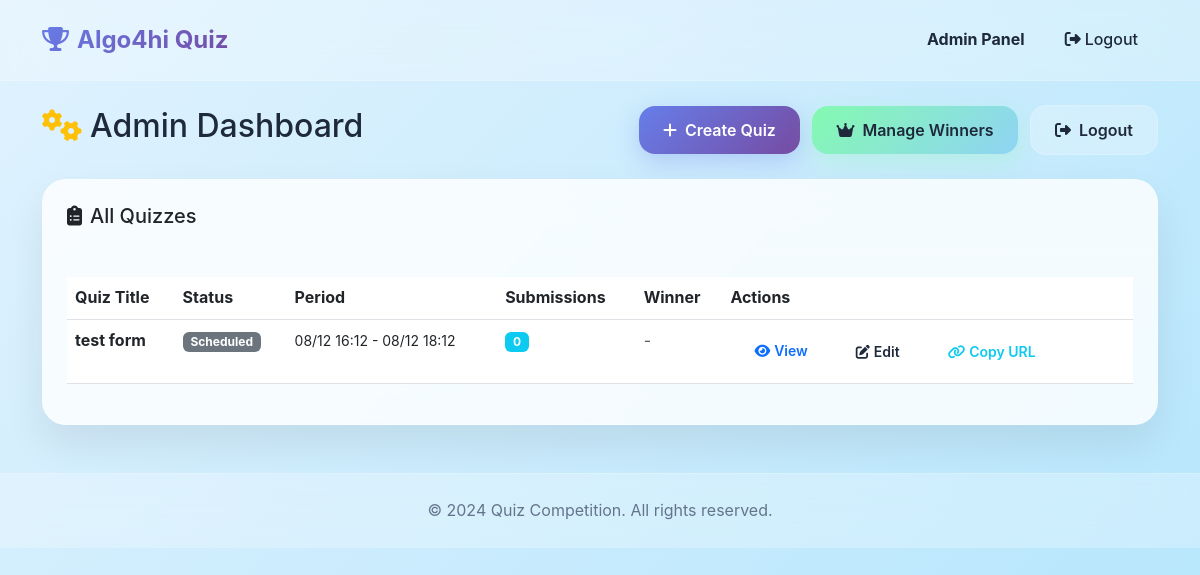
The app's page /admin/dashboard (signed in) with its own data.
### models.py (models this page shows)
class Quiz(db.Model):
    id = db.Column(db.Integer, primary_key=True)
    title = db.Column(db.String(200), nullable=False)
    start_time = db.Column(db.DateTime, nullable=False)
    end_time = db.Column(db.DateTime, nullable=False)
    question1 = db.Column(db.Text, nullable=False)
    question1_options = db.Column(db.JSON, nullable=False)  # List of options (2-6)
    question1_correct = db.Column(db.Integer, nullable=False)  # Index of correct answer
    question2 = db.Column(db.Text, nullable=False)
    question2_options = db.Column(db.JSON, nullable=False)  # List of options (2-6)
    question2_correct = db.Column(db.Integer, nullable=False)  # Index of correct answer
    is_locked = db.Column(db.Boolean, default=False)
    results_published = db.Column(db.Boolean, default=False)
    winner_id = db.Column(db.Integer, db.ForeignKey('user.id'), nullable=True)
    quiz_url = db.Column(db.String(100), unique=True, nullable=True)  # Unique URL for direct access
    created_at = db.Column(db.DateTime, default=datetime.utcnow)
    submissions = db.relationship('QuizSubmission', backref='quiz', lazy=True)
    winner = db.relationship('User', foreign_keys=[winner_id])

### admin_routes.py (the view)
    def admin_decorated_function(*args, **kwargs):
        if not session.get('admin_logged_in'):
            flash('Admin access required.', 'danger')
            return redirect(url_for('admin_login'))
        return f(*args, **kwargs)

### admin_routes.py (called while the page is built)
def admin_required(f):
    def admin_decorated_function(*args, **kwargs):
        if not session.get('admin_logged_in'):
            flash('Admin access required.', 'danger')
            return redirect(url_for('admin_login'))
        return f(*args, **kwargs)
    admin_decorated_function.__name__ = f.__name__
    return admin_decorated_function

@app.route('/admin/dashboard')
@admin_required
def admin_dashboard():
    quizzes = Quiz.query.order_by(Quiz.created_at.desc()).all()
    now = datetime.utcnow()
    return render_template('admin_dashboard.html', quizzes=quizzes, now=now)

### templates/admin_dashboard.html (shortened to what this page needs)
{% extends "base.html" %}
{% block content %}
<div class="row">
    <div class="col-12">
        <div class="d-flex justify-content-between align-items-center mb-4">
            <h2>
                <i class="fas fa-cogs me-2 text-warning"></i>Admin Dashboard
            </h2>
            <div>
                <a href="{{ url_for('create_quiz') }}" class="btn btn-primary me-2">
                    <i class="fas fa-plus me-2"></i>Create Quiz
                </a>
                <a href="{{ url_for('manage_winners') }}" class="btn btn-success me-2">
                    <i class="fas fa-crown me-2"></i>Manage Winners
                </a>
                <a href="{{ url_for('admin_logout') }}" class="btn btn-outline-secondary">
                    <i class="fas fa-sign-out-alt me-2"></i>Logout
                </a>
            </div>
        </div>
        <div class="card">
            <div class="card-header">
                <h5 class="mb-0">
                    <i class="fas fa-clipboard-list me-2"></i>All Quizzes
                </h5>
            </div>
            <div class="card-body">
                {% if quizzes %}
                    <div class="table-responsive">
                        <table class="table table-hover">
                            <thead>
                                <tr>
                                    <th>Quiz Title</th>
                                    <th>Status</th>
                                    <th>Period</th>
                                    <th>Submissions</th>
                                    <th>Winner</th>
                                    <th>Actions</th>
                                </tr>
                            </thead>
                            <tbody>
                                {% for quiz in quizzes %}
                                    <tr>
                                        <td>
                                            <strong>{{ quiz.title }}</strong>
                                        </td>
                                        <td>
                                            {% if quiz.is_locked %}
                                                {% if quiz.results_published %}
                                                    <span class="badge bg-success">Published</span>
                                                {% else %}
                                                    <span class="badge bg-warning">Locked</span>
                                                {% endif %}
                                            {% elif now < quiz.start_time %}
                                                <span class="badge bg-secondary">Scheduled</span>
                                            {% elif now <= quiz.end_time %}
                                                <span class="badge bg-primary">Active</span>
                                            {% else %}
                                                <span class="badge bg-dark">Ended</span>
                                            {% endif %}
                                        </td>
                                        <td>
                                            <small>
                                                {{ quiz.start_time.strftime('%m/%d %H:%M') }} -
                                                {{ quiz.end_time.strftime('%m/%d %H:%M') }}
                                            </small>
                                        </td>
                                        <td>
                                            <span class="badge bg-info">{{ quiz.submissions|length }}</span>
                                        </td>
                                        <td>
                                            {% if quiz.winner %}
                                                <span class="text-success">
                                                    <i class="fas fa-crown me-1"></i>{{ quiz.winner.name }}
                                                </span>
                                            {% else %}
                                                <span class="text-muted">-</span>
                                            {% endif %}
                                        </td>
                                        <td>
                                            <div class="btn-group btn-group-sm">
                                                <a href="{{ url_for('view_submissions', quiz_id=quiz.id) }}"
                                                   class="btn btn-outline-primary">
                                                    <i class="fas fa-eye me-1"></i>View
                                                </a>
                                                <a href="{{ url_for('edit_quiz', quiz_id=quiz.id) }}"
                                                   class="btn btn-outline-secondary">
                                                    <i class="fas fa-edit me-1"></i>Edit
                                                </a>
                                                {% if quiz.quiz_url %}
                                                <button class="btn btn-outline-info" onclick="copyQuizUrl('{{ request.host_url }}q/{{ quiz.quiz_url }}')">
                                                    <i class="fas fa-link me-1"></i>Copy URL
                                                </button>
                                                {% endif %}
                                            </div>
                                        </td>
                                    </tr>
                                {% endfor %}
                            </tbody>
                        </table>
                    </div>
                {% endif %}
            </div>
        </div>
    </div>
</div>
{% endblock %}

### templates/base.html (style rules this page uses)
:root { --glass-bg: rgba(255, 255, 255, 0.25); --glass-border: rgba(255, 255, 255, 0.18); --glass-shadow: 0 8px 32px 0 rgba(31, 38, 135, 0.37); --primary-gradient: linear-gradient(135deg, #667eea 0%, #764ba2 100%); --secondary-gradient: linear-gradient(135deg, #f093fb 0%, #f5576c 100%); --accent-color: #6366f1; --text-primary: #1e293b; --text-secondary: #64748b; --bg-primary: linear-gradient(135deg, #e0f2fe 0%, #b3e5fc 100%); --card-bg: rgba(255, 255, 255, 0.8); }
* { margin: 0; padding: 0; box-sizing: border-box; }
body { font-family: -apple-system, BlinkMacSystemFont, 'Segoe UI', Roboto, Oxygen, Ubuntu, Cantarell, sans-serif; background: var(--bg-primary); min-height: 100vh; color: var(--text-primary); line-height: 1.6; }
.btn { border-radius: 16px; font-weight: 600; padding: 0.75rem 1.5rem; border: none; transition: all 0.3s ease; position: relative; overflow: hidden; }
.btn-primary { background: var(--primary-gradient); color: white; box-shadow: 0 8px 25px rgba(102, 126, 234, 0.3); }
.btn-success { background: linear-gradient(135deg, #84fab0 0%, #8fd3f4 100%); color: var(--text-primary); box-shadow: 0 8px 25px rgba(132, 250, 176, 0.3); }
.btn-outline-secondary { background: var(--glass-bg); color: var(--text-primary); border: 1px solid var(--glass-border); backdrop-filter: blur(16px); }
.card { background: var(--card-bg); border: 1px solid rgba(255, 255, 255, 0.3); border-radius: 24px; box-shadow: 0 20px 40px rgba(0, 0, 0, 0.08); backdrop-filter: blur(20px); -webkit-backdrop-filter: blur(20px); transition: all 0.3s ease; }
.card-header { background: transparent; border-bottom: 1px solid rgba(255, 255, 255, 0.2); border-radius: 24px 24px 0 0 !important; padding: 1.5rem; }
.card-body { padding: 1.5rem; }
html { scroll-behavior: smooth; }

### records on screen
Quiz: title "test form", is_locked "Scheduled", start_time "08/12 16:12", end_time "08/12 18:12", submissions|length "0"
